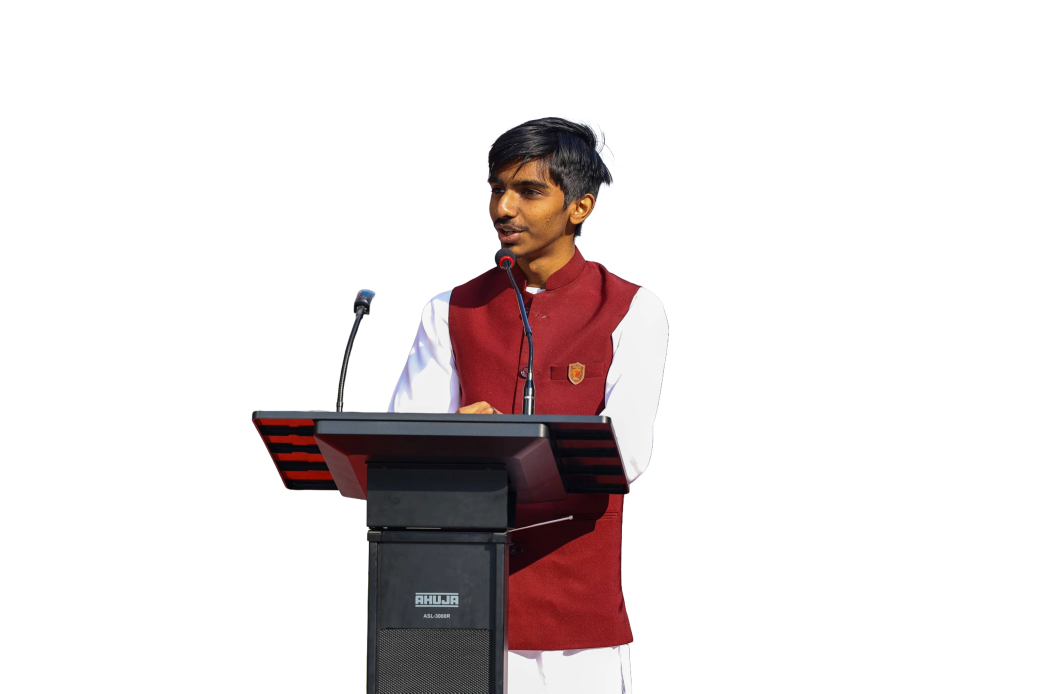
#> input picture clan_reveal_websites/src/about_leads/images/aabir_sarkar.png, 4160 x 2773 px (shown at 1/4 size)
$ python prep_leader_photos.py
#> lines starting #> are read from the running program, lines starting #| are printed output that depends on the picture; after the words box and inside, x2 and y2 are one past the last pixel; in counts of white or black regions, pixels touching at a corner belong together
#!/usr/bin/env python3
"""
Normalise leader cut-outs for the clan cards.

WHY THIS EXISTS
The card renders every portrait at a fixed HEIGHT (object-fit: contain,
object-position: bottom center). So the only thing that controls how big a
person's head looks on screen is the ratio  head-height : image-height.
Source photos never agree on that - one arrives as a wide podium shot where the
subject is 40% of the frame, another as a tight 800x800 bust - and dropped in
raw they render at wildly different scales side by side.

So each photo is cropped to a matched bust framing, then scaled to a common
output height. After this, head sizes agree on screen.

Crops are expressed as fractions of the source so they survive a re-export at a
different resolution. Re-run after adding a photo:

    python3 scripts/prep_leader_photos.py
"""
import os
import numpy as np
from PIL import Image

SRC = os.path.join(os.path.dirname(__file__), '..', 'src', 'about_leads', 'images')
OUT = os.path.join(SRC, 'web')
OUT_HEIGHT = 900          # ~2.3x the 390px display height - retina with headroom
TARGET_ASPECT = 1.03      # width / height of the finished bust crop

# Per photo: the crop box as fractions (left, top, right, bottom) of the source.
#
# The first two were tuned by eye. Everything after them was DERIVED, because
# eyeballing seven of these would not have held together: measure the head (the
# alpha row-width profile peaks at the skull, dips at the neck), then cut the
# bottom edge at a fixed 2.25 head-heights below the crown. That number is not
# arbitrary - it is what the two approved Chola cards already measured, and it
# is the thing that actually governs the match. Auto-fit below then scales
# whatever the crop contains to a fixed height, so "same number of heads in the
# crop" is exactly equivalent to "same head size on the card".
#
# Consequence worth knowing before you re-tune anything: the top edge does not
# matter. Auto-fit re-derives from the alpha bounding box, so transparent
# headroom is discarded. Only the BOTTOM cut sets the scale.
CROPS = {
    # Wide shot at a lectern. Cropped to a bust above the hands, so the podium
    # and microphone do not appear on a portrait card.
    'aabir_sarkar.png': (0.3795, 0.1323, 0.6748, 0.5626),   # above the hands/podium
    # Already a tight bust. Was 0.91, trimmed by eye to "look like" Aabir's;
    # once the head could actually be measured that turned out to be 50% of
    # frame against his 44%, the widest mismatch in the set. His torso already
    # runs off the bottom of the source, so taking the crop to the frame edge is
    # the most body available and closes the gap to ~1.5 points.
    'deepanshu_chaudhary.png': (0.0000, 0.0000, 1.0000, 1.0000),

    # Derived, 2.25 heads. Full-length or three-quarter sources - all of them
    # would have rendered as tiny distant figures if dropped in uncropped.
    # Hand-derived, and worth explaining because the auto-derivation got this
    # one badly wrong. The head detector sizes its search windows as a fraction
    # of the FIGURE height, which assumes a full-body source where the head is
    # about 19% of it. This photo is already a tight bust - head about 36% of
    # the visible figure - so the window stopped at rel 348 while the real neck
    # is at rel 469. It locked onto a dip at the jaw and reported a 244px head
    # instead of 469px; the crop then cut at 2.25 x 244 and produced a floating
    # head with the mask dissolve slicing through his chin.
    # Widening the search to a fixed 600px band finds the true neck.
    'nakul-2.png': (0.0000, 0.0044, 1.0000, 0.8303),               # headH 469px
    'pranav_singh.png': (0.3707, 0.2892, 0.8531, 0.6404),       # headH 486px
    'neelanshu_karan.png': (0.3000, 0.3478, 0.7050, 0.6427),    # headH 185px
    'aaryan_yadav.png': (0.1892, 0.1039, 0.8224, 0.5649),       # headH 271px, seated
    'kushagrah.png': (0.0289, 0.3234, 0.6016, 0.6361),          # headH 157px
}


HEADROOM = 0.04           # transparent gap above the subject, as a fraction


def process(name, box):
    """Crop away anything that is not the person, then AUTO-FIT: scale so the
    subject occupies the same fraction of the frame in every file, centre it
    horizontally on its own silhouette, and sit it on the floor. Doing this
    from the alpha bounding box (rather than trusting the crop box) is what
    makes head sizes agree on screen and keeps future photos consistent
    without re-tuning by eye."""
#> called with name = 'aabir_sarkar.png', box = (0.38, 0.132, 0.675, 0.563)
    src = os.path.join(SRC, name)
    im = Image.open(src).convert('RGBA')
#> im is the input picture: PIL image 4160x2773 RGBA; mean R, G, B, A 20.6, 14, 14.4, 46.8
    w, h = im.size
#> w = 4160; h = 2773
    l, t, r, b = box
    # PIL pads out-of-bounds crops with transparency, so a negative top is fine
    crop = im.crop((int(l * w), int(t * h), int(r * w), int(b * h)))
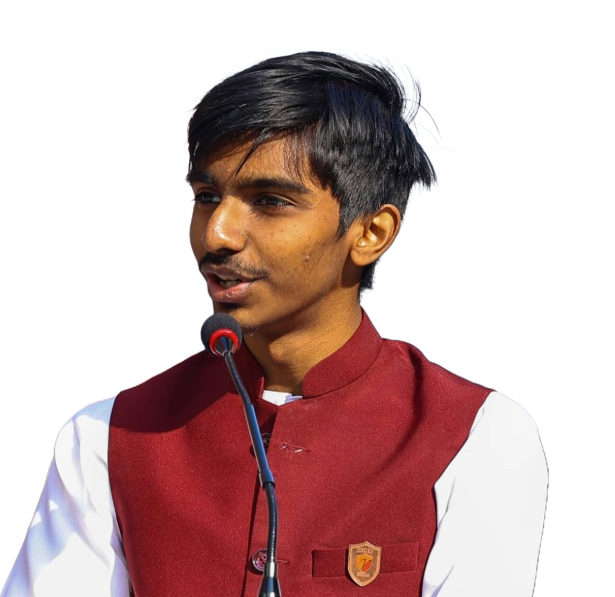
#> crop: PIL image 1229x1194 RGBA (shown at 1/2 size); mean R, G, B, A 70.5, 44.3, 43.3, 119.4; transparent parts drawn white

    bbox = crop.getchannel('A').getbbox()
#> bbox = (0, 95, 1099, 1194)
    if not bbox:
        raise SystemExit(f'{name}: no opaque pixels - is the background removed?')
    subject = crop.crop(bbox)

    # scale the subject to the shared fraction of the output height
    target_h = int(OUT_HEIGHT * (1 - HEADROOM))
    scale = target_h / subject.height
#> scale = 0.786
    subject = subject.resize(
        (max(1, int(subject.width * scale)), target_h), Image.LANCZOS)
#> subject: PIL image 864x864 RGBA

    out_w = int(OUT_HEIGHT * TARGET_ASPECT)
    canvas = Image.new('RGBA', (out_w, OUT_HEIGHT), (0, 0, 0, 0))
#> canvas: PIL image 927x900 RGBA; every value is 0
    # A crop that catches wide-out arms scales to a subject wider than the
    # canvas, and alpha_composite at a negative offset raises rather than
    # centring. Say which photo and by how much, instead of failing cryptically.
    if subject.width > out_w:
        raise SystemExit(
            f'{name}: bust is {subject.width}px wide but the canvas is {out_w}px. '
            f'Narrow this photo\'s crop box, or raise TARGET_ASPECT for all of them.')
    canvas.alpha_composite(subject, ((out_w - subject.width) // 2,
                                     OUT_HEIGHT - subject.height))

    os.makedirs(OUT, exist_ok=True)
    dst = os.path.join(OUT, os.path.splitext(name)[0] + '.webp')
    # Lossy WebP with alpha. A full RGBA PNG of a photo this size runs to
    # ~1 MB each; palette-quantizing it down posterized the skin into visible
    # bands. WebP gives PNG-free file sizes with no banding, and keeps the
    # 8-bit alpha the cut-out needs.
    canvas.save(dst, 'WEBP', quality=88, method=6, exact=False)

    out = Image.open(dst).convert('RGBA')
    a = out.getchannel('A').getbbox()
#> a = (31, 36, 895, 900)
    cx = (a[0] + a[2]) / 2
#> cx = 463
    head = head_height(out)
    print(f'{os.path.basename(dst):28} -> {out_w}x{OUT_HEIGHT}  {os.path.getsize(dst)/1024:6.0f} KB   '
          f'head {head/OUT_HEIGHT*100:4.1f}% of frame, '
          f'off-centre {abs(cx - out_w/2):.0f}px, floor gap {OUT_HEIGHT-a[3]}px')
    return head / OUT_HEIGHT


def head_height(im):
    """Head height in pixels, from the alpha row-width profile: it peaks at the
    skull and dips at the neck. This is the number the whole script exists to
    equalise, so it is measured on the OUTPUT rather than assumed - a crop can
    be right in theory and still land wrong."""
    mask = np.array(im.getchannel('A')) > 128
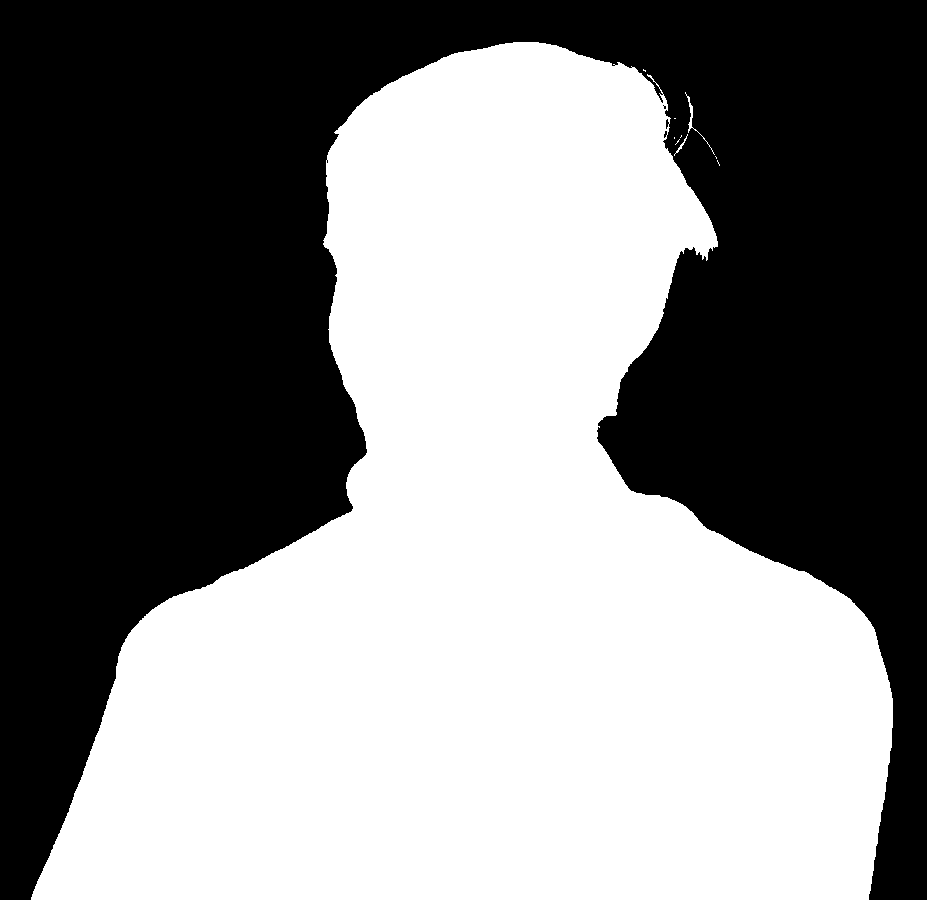
#> mask: shape (900, 927) bool; 50.9% white; 2 black regions (1 under 20 px), largest, box (x1, y1, x2, y2) and area: (0, 0, 927, 900) 410031
    widths = mask.sum(axis=1)
#> widths = 900 values, max 838 at index 897, min 0 at index 0, mean 471.4
    ys = np.flatnonzero(widths)
#> ys = 858 values from 42 to 899
    seg = widths[ys[0]:ys[-1] + 1]
#> seg = 858 values, max 838 at index 855, min 26 at index 0, mean 494.5
    n = len(seg)
#> n = 858
    # Windows are sized for a BUST, where the head is roughly the top 45%. The
    # same code with full-figure windows reads the chest as the neck and reports
    # head sizes that are wrong by a third - which is how a set of crops that
    # were in fact well matched first got flagged as broken.
    peak = int(np.argmax(seg[:max(3, int(n * 0.30))]))
#> peak = 201
    tail = seg[peak:peak + max(3, int(n * 0.35))]
#> tail = 300 values, max 442 at index 299, min 232 at index 194, mean 307.8
    return peak + int(np.argmin(tail))


# Which card each photo appears on. Head sizes are checked PER CLAN, because
# that is the only place two portraits are ever seen together - Deepanshu is
# never on screen beside Aaryan, so holding all seven to one number would be
# stricter than the design requires and would flag mismatches nobody can see.
CLAN_OF = {
    'nakul-2.png': 'Rajputana', 'pranav_singh.png': 'Rajputana',
    'neelanshu_karan.png': 'Vijaya',
    'aaryan_yadav.png': 'Maratha', 'kushagrah.png': 'Maratha',
    'aabir_sarkar.png': 'Chola', 'deepanshu_chaudhary.png': 'Chola',
}

if __name__ == '__main__':
    heads = {name: process(name, box) for name, box in CROPS.items()}
#> in process, `head = head_height(out)`: head = 395
#| aabir_sarkar.webp            -> 927x900     105 KB   head 43.9% of frame, off-centre 0px, floor gap 0px
#> call 2 of process, with name = 'deepanshu_chaudhary.png', box = (0, 0, 1, 1)
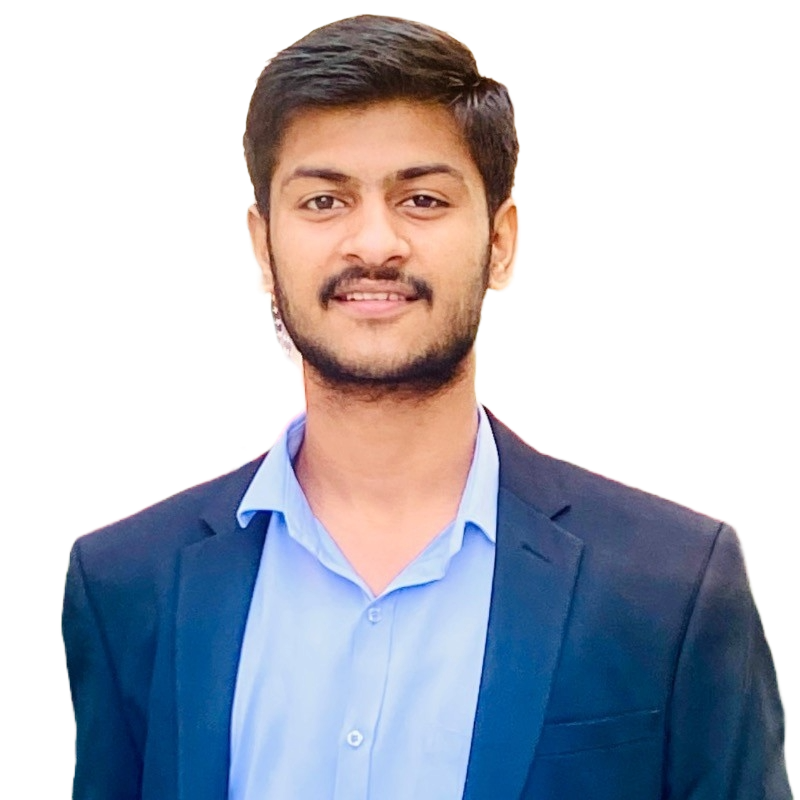
#> input picture clan_reveal_websites/src/about_leads/images/deepanshu_chaudhary.png, 800 x 800 px
#> in process, im is the input picture: PIL image 800x800 RGBA; mean R, G, B, A 59.9, 62.4, 72.3, 128.4
#> in process (call 2), `bbox = crop.getchannel('A').getbbox()`: bbox = (59, 12, 796, 800)
#> in process (call 2), `a = out.getchannel('A').getbbox()`: a = (59, 36, 867, 900)
#> in head_height (call 2), `mask = np.array(im.getchannel('A')) > 128`: mask: shape (900, 927) bool; 46.5% white; 1 white region, box (x1, y1, x2, y2) and area: (62, 39, 864, 900) 387635
#> in process (call 2), `head = head_height(out)`: head = 408
#| deepanshu_chaudhary.webp     -> 927x900      65 KB   head 45.3% of frame, off-centre 0px, floor gap 0px
#> call 3 of process, with name = 'nakul-2.png', box = (0, 0.0044, 1, 0.83)
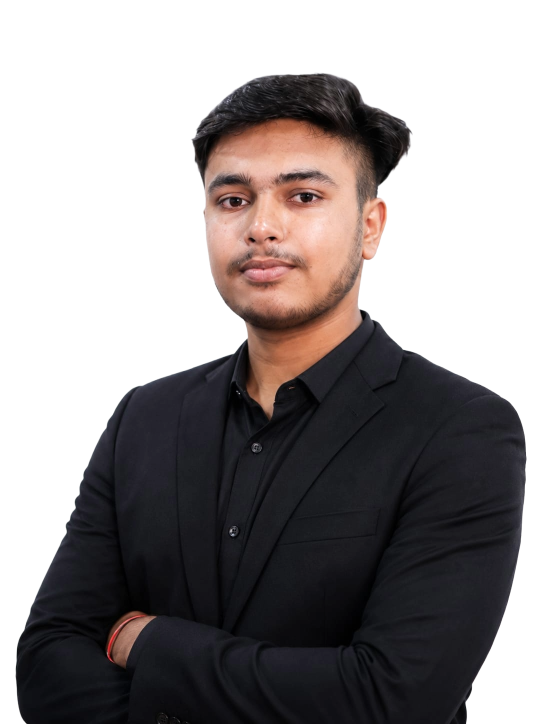
#> input picture clan_reveal_websites/src/about_leads/images/nakul-2.png, 1086 x 1448 px (shown at 1/2 size)
#> in process, im is the input picture: PIL image 1086x1448 RGBA; mean R, G, B, A 29.9, 25, 25.2, 133.6
#> in process (call 3), `crop = im.crop((int(l * w), int(t * h), int(r * w), int(b * h)))`:
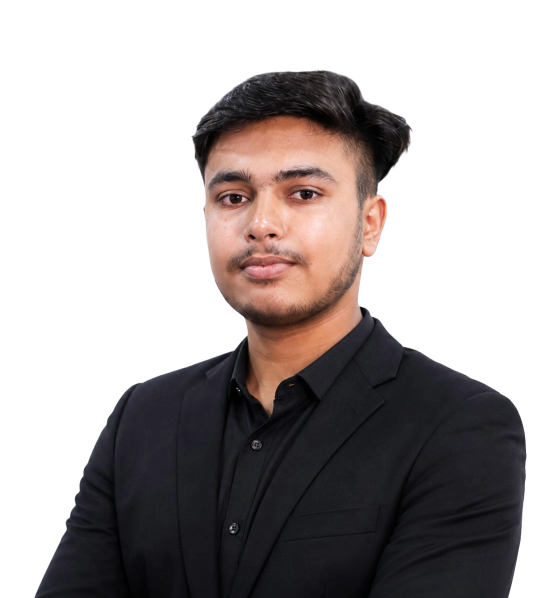
#> crop: PIL image 1086x1196 RGBA (shown at 1/2 size); mean R, G, B, A 32, 26.3, 25.9, 117; transparent parts drawn white
#> in process (call 3), `bbox = crop.getchannel('A').getbbox()`: bbox = (67, 137, 1054, 1196)
#> in process (call 3), `canvas.alpha_composite(subject, ((out_w - subject.width) // 2, OUT_HEI..`:
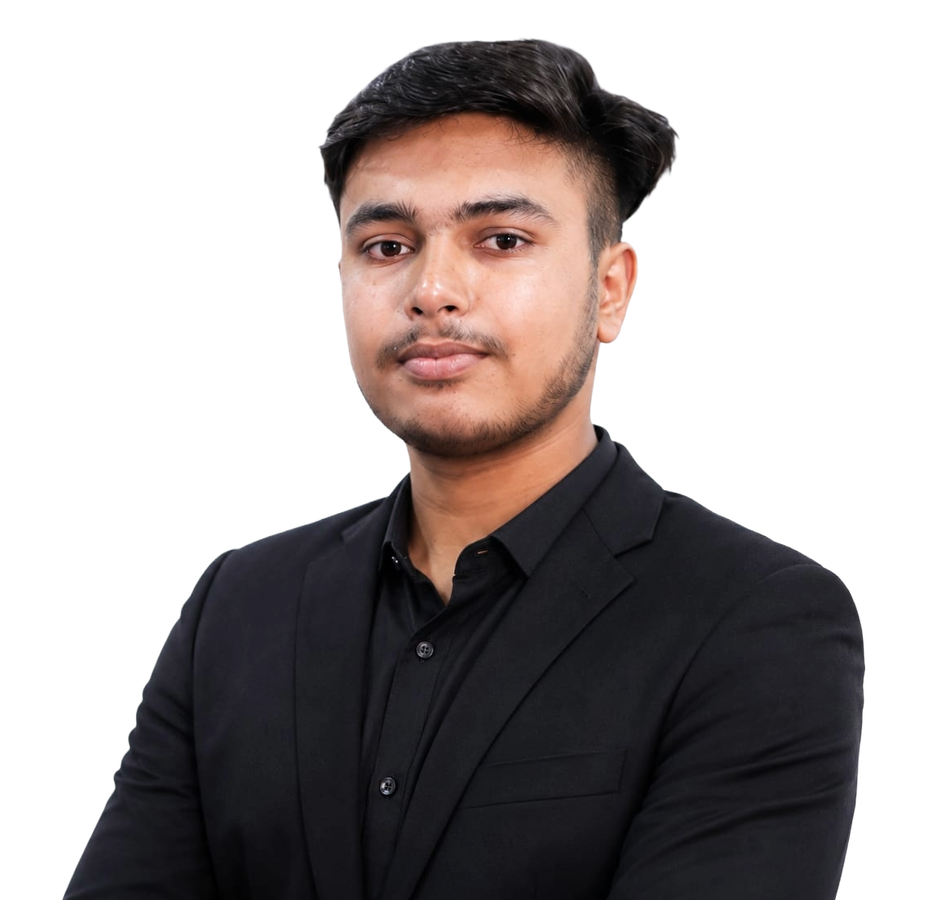
#> canvas: PIL image 927x900 RGBA; mean R, G, B, A 33.2, 27.2, 26.7, 121.2; transparent parts drawn white
#> in process (call 3), `a = out.getchannel('A').getbbox()`: a = (61, 36, 866, 900)
#> in process (call 3), `cx = (a[0] + a[2]) / 2`: cx = 463.5
#> in head_height (call 3), `mask = np.array(im.getchannel('A')) > 128`: mask: shape (900, 927) bool; 47.5% white; 1 white region, box (x1, y1, x2, y2) and area: (62, 39, 865, 900) 396594
#> in process (call 3), `head = head_height(out)`: head = 384
#| nakul-2.webp                 -> 927x900      49 KB   head 42.7% of frame, off-centre 0px, floor gap 0px
#> call 4 of process, with name = 'pranav_singh.png', box = (0.371, 0.289, 0.853, 0.64)
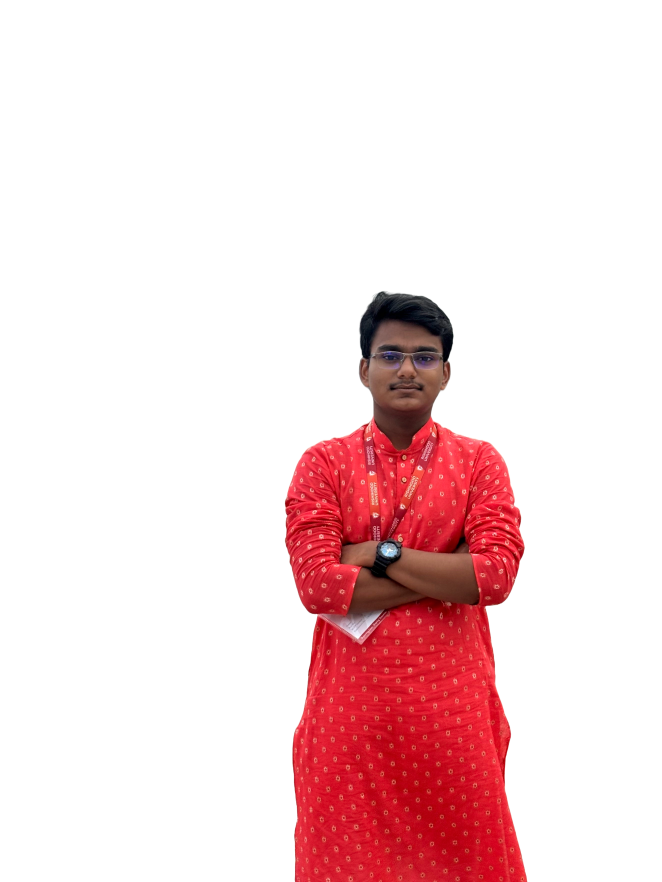
#> input picture clan_reveal_websites/src/about_leads/images/pranav_singh.png, 2646 x 3528 px (shown at 1/4 size)
#> (the run stopped early here; a loop or call above may not have finished)
